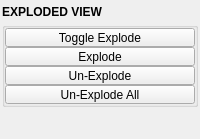
<?xml version="1.0" encoding="UTF-8"?>
<ui version="4.0">
 <class>QtUi</class>
 <widget class="QMainWindow" name="QtUi">
  <property name="enabled">
   <bool>true</bool>
  </property>
  <property name="geometry">
   <rect>
    <x>0</x>
    <y>0</y>
    <width>200</width>
    <height>135</height>
   </rect>
  </property>
  <property name="tabShape">
   <enum>QTabWidget::Triangular</enum>
  </property>
  <property name="dockNestingEnabled">
   <bool>true</bool>
  </property>
  <property name="dockOptions">
   <set>QMainWindow::AllowNestedDocks|QMainWindow::AllowTabbedDocks|QMainWindow::AnimatedDocks|QMainWindow::ForceTabbedDocks</set>
  </property>
  <property name="accessibleDescription">
   <string>Explode selected objects outward from their center, and restore them later.</string>
  </property>
  <widget class="QWidget" name="central_widget">
   <property name="minimumSize">
    <size>
     <width>200</width>
     <height>0</height>
    </size>
   </property>
   <layout class="QVBoxLayout" name="verticalLayout">
    <property name="leftMargin">
     <number>2</number>
    </property>
    <property name="topMargin">
     <number>2</number>
    </property>
    <property name="rightMargin">
     <number>2</number>
    </property>
    <property name="bottomMargin">
     <number>2</number>
    </property>
    <property name="spacing">
     <number>2</number>
    </property>
    <item>
     <layout class="QVBoxLayout" name="verticalLayout_1">
      <property name="spacing">
       <number>1</number>
      </property>
      <item>
       <widget class="Header" name="header">
        <property name="minimumSize">
         <size>
          <width>0</width>
          <height>19</height>
         </size>
        </property>
        <property name="maximumSize">
         <size>
          <width>16777215</width>
          <height>19</height>
         </size>
        </property>
        <property name="font">
         <font>
          <weight>75</weight>
          <bold>true</bold>
         </font>
        </property>
        <property name="text">
         <string>EXPLODED VIEW</string>
        </property>
       </widget>
      </item>
      <item>
       <widget class="QGroupBox" name="groupBox">
        <property name="sizePolicy">
         <sizepolicy hsizetype="Preferred" vsizetype="Fixed">
          <horstretch>0</horstretch>
          <verstretch>0</verstretch>
         </sizepolicy>
        </property>
        <layout class="QVBoxLayout" name="verticalLayout_5">
         <property name="spacing">
          <number>0</number>
         </property>
         <property name="leftMargin">
          <number>0</number>
         </property>
         <property name="topMargin">
          <number>0</number>
         </property>
         <property name="rightMargin">
          <number>0</number>
         </property>
         <property name="bottomMargin">
          <number>0</number>
         </property>
         <item>
          <widget class="QPushButton" name="b003">
           <property name="minimumSize">
            <size>
             <width>0</width>
             <height>19</height>
            </size>
           </property>
           <property name="maximumSize">
            <size>
             <width>16777215</width>
             <height>19</height>
            </size>
           </property>
           <property name="toolTip">
            <string>Toggle Explode/Un-Explode any selected objects.</string>
           </property>
           <property name="layoutDirection">
            <enum>Qt::RightToLeft</enum>
           </property>
           <property name="text">
            <string>Toggle Explode</string>
           </property>
           <property name="checkable">
            <bool>false</bool>
           </property>
           <property name="autoDefault">
            <bool>false</bool>
           </property>
           <property name="default">
            <bool>false</bool>
           </property>
           <property name="flat">
            <bool>false</bool>
           </property>
           <property name="enabled" stdset="0">
            <bool>true</bool>
           </property>
          </widget>
         </item>
         <item>
          <widget class="QPushButton" name="b000">
           <property name="minimumSize">
            <size>
             <width>0</width>
             <height>19</height>
            </size>
           </property>
           <property name="maximumSize">
            <size>
             <width>16777215</width>
             <height>19</height>
            </size>
           </property>
           <property name="toolTip">
            <string>Explode any selected objects.</string>
           </property>
           <property name="layoutDirection">
            <enum>Qt::RightToLeft</enum>
           </property>
           <property name="text">
            <string>Explode</string>
           </property>
           <property name="checkable">
            <bool>false</bool>
           </property>
           <property name="autoDefault">
            <bool>false</bool>
           </property>
           <property name="default">
            <bool>false</bool>
           </property>
           <property name="flat">
            <bool>false</bool>
           </property>
           <property name="enabled" stdset="0">
            <bool>true</bool>
           </property>
          </widget>
         </item>
         <item>
          <widget class="QPushButton" name="b001">
           <property name="minimumSize">
            <size>
             <width>0</width>
             <height>19</height>
            </size>
           </property>
           <property name="maximumSize">
            <size>
             <width>16777215</width>
             <height>19</height>
            </size>
           </property>
           <property name="toolTip">
            <string>Un-Explode any selected objects.</string>
           </property>
           <property name="layoutDirection">
            <enum>Qt::RightToLeft</enum>
           </property>
           <property name="text">
            <string>Un-Explode</string>
           </property>
           <property name="checkable">
            <bool>false</bool>
           </property>
           <property name="autoDefault">
            <bool>false</bool>
           </property>
           <property name="default">
            <bool>false</bool>
           </property>
           <property name="flat">
            <bool>false</bool>
           </property>
           <property name="enabled" stdset="0">
            <bool>true</bool>
           </property>
          </widget>
         </item>
         <item>
          <widget class="QPushButton" name="b002">
           <property name="minimumSize">
            <size>
             <width>0</width>
             <height>19</height>
            </size>
           </property>
           <property name="maximumSize">
            <size>
             <width>16777215</width>
             <height>19</height>
            </size>
           </property>
           <property name="toolTip">
            <string>Un-Explode all previously exploded objects.

Does not require a selection.</string>
           </property>
           <property name="layoutDirection">
            <enum>Qt::RightToLeft</enum>
           </property>
           <property name="text">
            <string>Un-Explode All</string>
           </property>
           <property name="checkable">
            <bool>false</bool>
           </property>
           <property name="autoDefault">
            <bool>false</bool>
           </property>
           <property name="default">
            <bool>false</bool>
           </property>
           <property name="flat">
            <bool>false</bool>
           </property>
           <property name="enabled" stdset="0">
            <bool>true</bool>
           </property>
          </widget>
         </item>
        </layout>
       </widget>
      </item>
      <item>
       <spacer name="verticalSpacer_1">
        <property name="orientation">
         <enum>Qt::Vertical</enum>
        </property>
        <property name="sizeType">
         <enum>QSizePolicy::Fixed</enum>
        </property>
        <property name="sizeHint" stdset="0">
         <size>
          <width>0</width>
          <height>10</height>
         </size>
        </property>
       </spacer>
      </item>
      <item>
       <widget class="Footer" name="footer" native="true">
        <property name="minimumSize">
         <size>
          <width>0</width>
          <height>19</height>
         </size>
        </property>
        <property name="maximumSize">
         <size>
          <width>16777215</width>
          <height>19</height>
         </size>
        </property>
       </widget>
      </item>
     </layout>
    </item>
   </layout>
  </widget>
 </widget>
 <customwidgets>
  <customwidget>
   <class>Footer</class>
   <extends>QWidget</extends>
   <header>uitk.widgets.footer</header>
  </customwidget>
  <customwidget>
   <class>Header</class>
   <extends>QLabel</extends>
   <header>uitk.widgets.header.Header.h</header>
  </customwidget>
 </customwidgets>
 <resources/>
 <connections/>
 <designerdata>
  <property name="gridDeltaX">
   <number>5</number>
  </property>
  <property name="gridDeltaY">
   <number>5</number>
  </property>
  <property name="gridSnapX">
   <bool>true</bool>
  </property>
  <property name="gridSnapY">
   <bool>true</bool>
  </property>
  <property name="gridVisible">
   <bool>true</bool>
  </property>
 </designerdata>
</ui>
